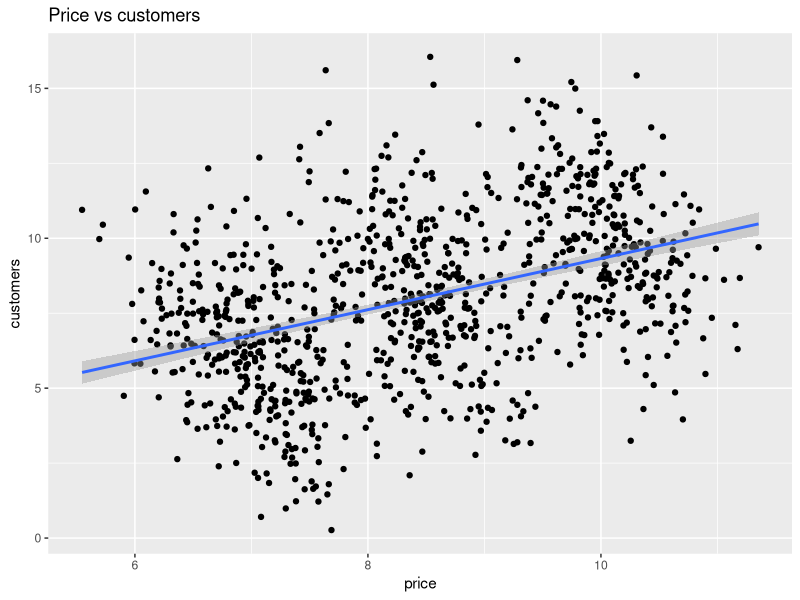
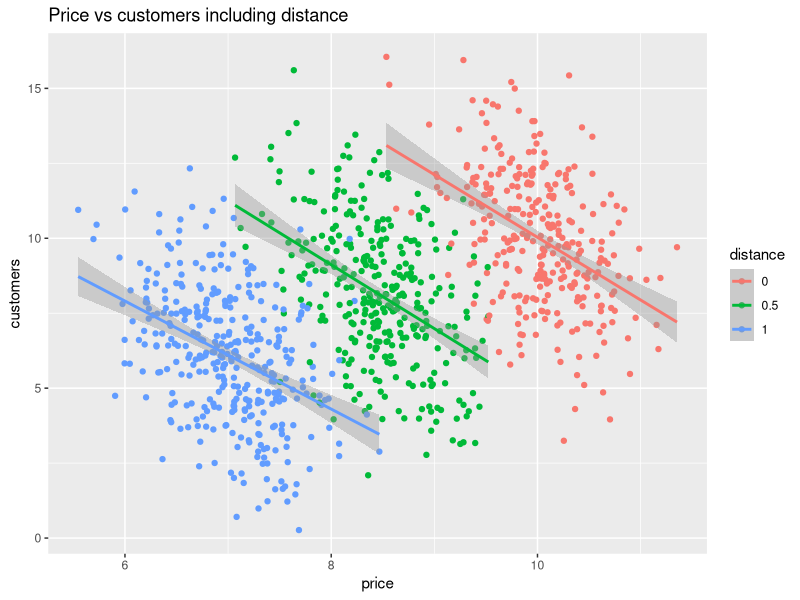

The R script that drew these images, in order:
## ---- chunk 1
knitr::opts_chunk$set(echo = TRUE)
## ---- chunk 2
set.seed(1234)

n = 1000

distance <- sample(c(0,0.5, 1), n, replace = TRUE)
price <- 10 - 3*distance + rnorm(n, sd = 0.5)
customers <- 30 - 2*price - 10*distance + rnorm(n, sd = 2)
## ---- chunk 3
lm(customers~price)
## ---- chunk 4
library(ggplot2)

df <- data.frame(price, distance = factor(distance), customers)

ggplot(df, aes(price, customers)) +
  geom_point() +
  ggtitle('Price vs customers') +
  geom_smooth(method='lm')
## ---- chunk 5
ggplot(df, aes(price, customers, color=distance)) +
  geom_point() +
  ggtitle('Price vs customers including distance') +
  geom_smooth(method='lm')
## ---- chunk 6
lm(customers ~ price + distance)
